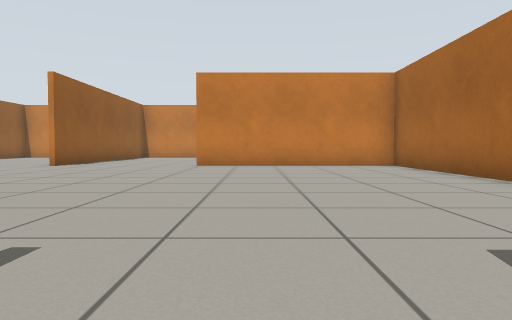
[1] (above)

17 first-person views from a walk through a Gazebo world. The camera is 0.5 m above the floor, tilts 2° down and sees 70° across. The floor is counted in squares, 1 m on a side. Each view is taken from the middle of a square. On the plan, view 1 faces up. The plan holds only what a view shows up to about 9 squares ahead; the rest is blank. Robots are left out. Simple patterns stand in for the simulator's built-in surfaces.

[2]
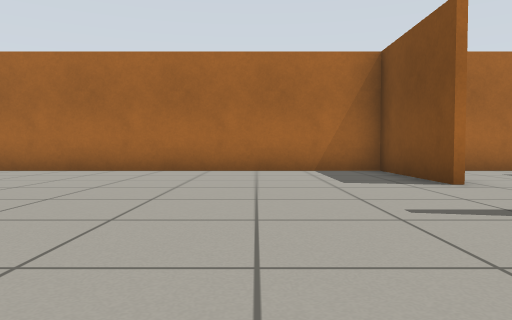

[3]
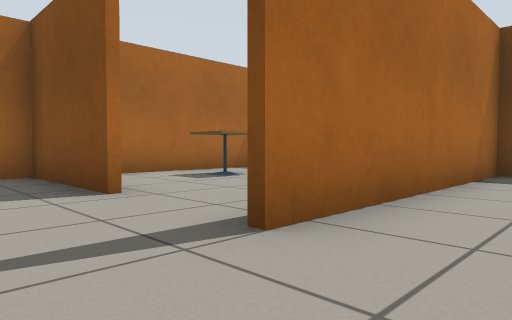

[4]
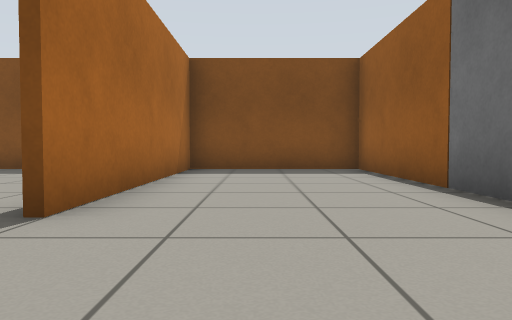

[5]
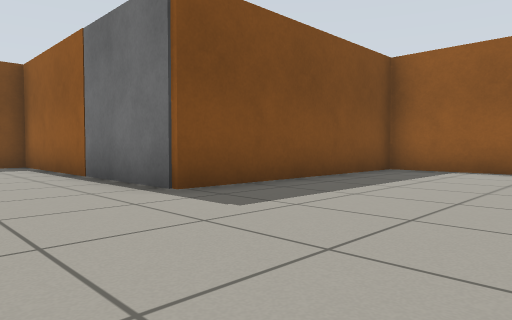

[6]
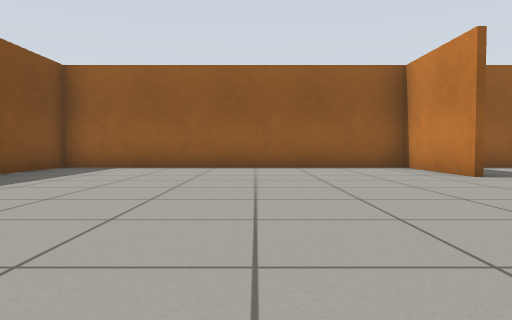

[7]
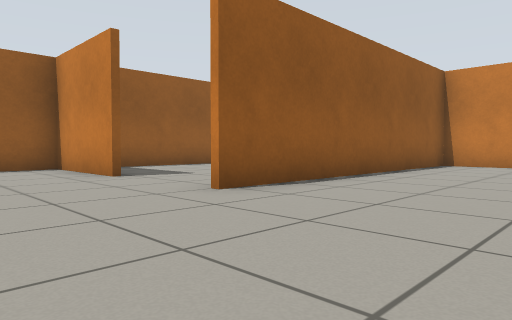

[8]
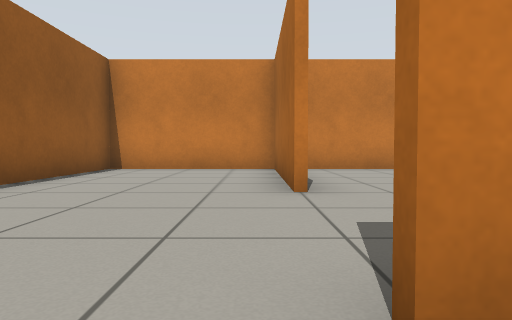

[9]
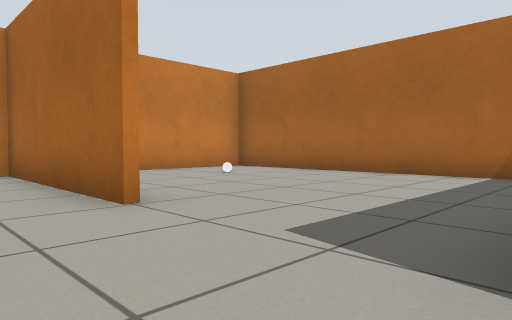

[10]
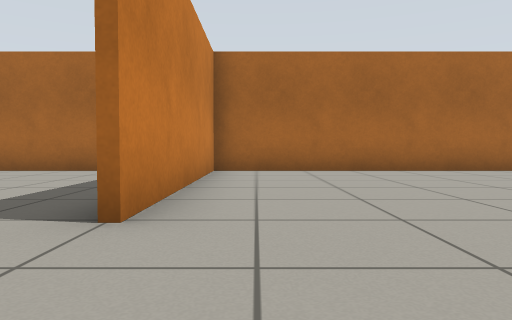

[11]
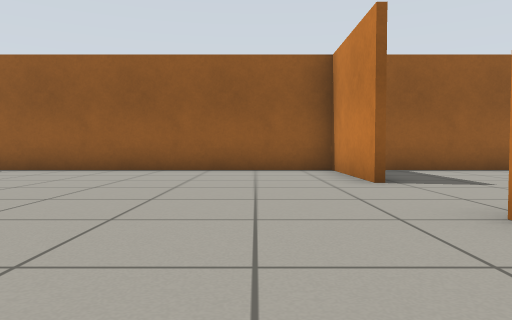

[12]
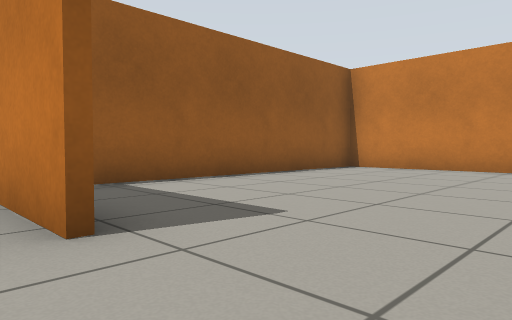

[13]
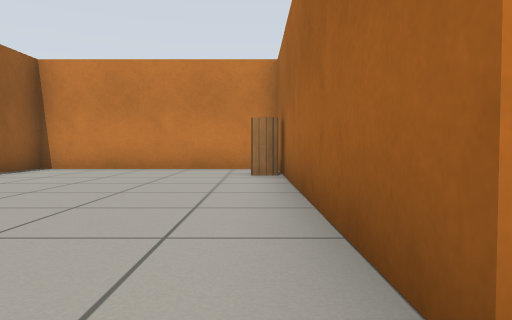

[14]
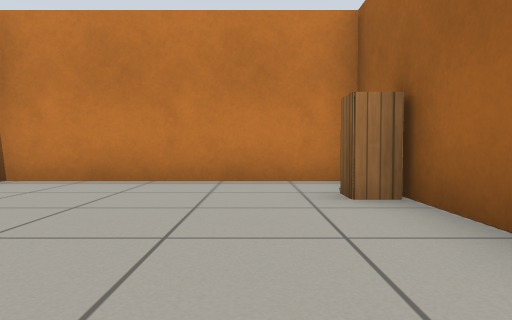

[15]
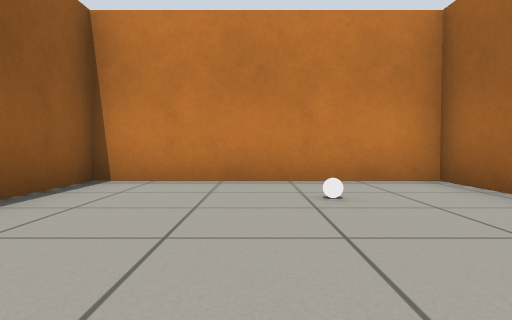

[16]
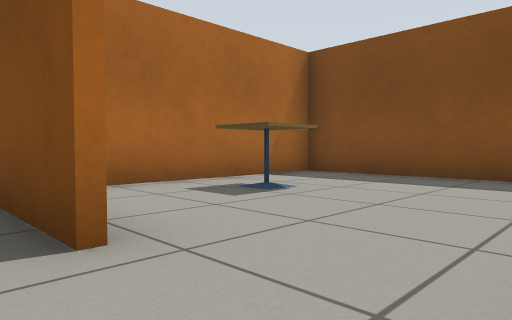

[17]
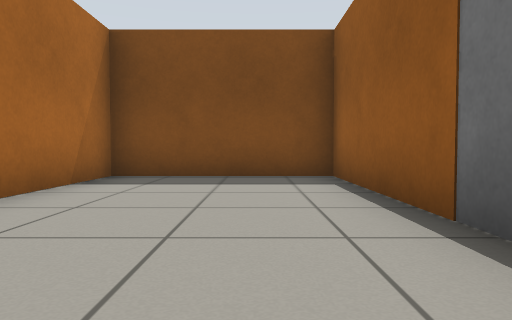

### Floor plan
Ten units are one square. View 1 is at (0, 0); x grows to the right and y downward. Boxes are objects, and circles mark ways between rooms. Rooms are numbered by the first view taken in them; rooms with no view inside come last. Other rooms are left out.
<svg viewBox="-115 -180 157 238">
<path fill="none" stroke="#000" d="M0 53 37 53 37 1M-55 -96 -55 -174 -110 -174 -110 -108M-15 -130 -15 -175M-80 -97 -110 -97 -110 -13 -54 -13M37 -99 -16 -99M7 -4 37 -4M-14 -175 -14 -154M-53 14 -53 53 -15 53 -15 -5M37 1 37 -174 -53 -174 -53 -96"/>
<rect x="15" y="15" width="10" height="20" fill="#bbb"><title>cafe table</title></rect>
<rect x="-65" y="-5" width="10" height="20" fill="#bbb"><title>door leaf</title></rect>
<rect x="-65" y="-165" width="10" height="10" fill="#bbb"><title>cabinet</title></rect>
<rect x="15" y="-165" width="10" height="10" fill="#bbb"><title>white ball</title></rect>
<circle cx="0" cy="0" r="3" fill="#2a7"/>
<text x="10" y="30">1</text>
<text x="-30" y="-80">2</text>
</svg>
Room 1 opens to room 2.

Where each view was taken, in squares from view 1:
view 1: 0 up, 0 right, facing up
view 2: 3 up, 4 left, facing right
view 3: 2 up, 3 left, facing down-right
view 4: 3 up, 3 left, facing down
view 5: 5 up, 3 left, facing down-left
view 6: 6 up, 2 left, facing left
view 7: 7 up, 2 left, facing up-left
view 8: 9 up, 2 left, facing up
view 9: 10 up, 3 left, facing up-right
view 10: 9 up, 4 left, facing right
view 11: 8 up, 3 left, facing left
view 12: 9 up, 6 left, facing up-left
view 13: 9 up, 6 left, facing up
view 14: 12 up, 7 left, facing up
view 15: 12 up, 1 right, facing up
view 16: 1 up, 1 left, facing down-right
view 17: 1 up, 4 left, facing down
